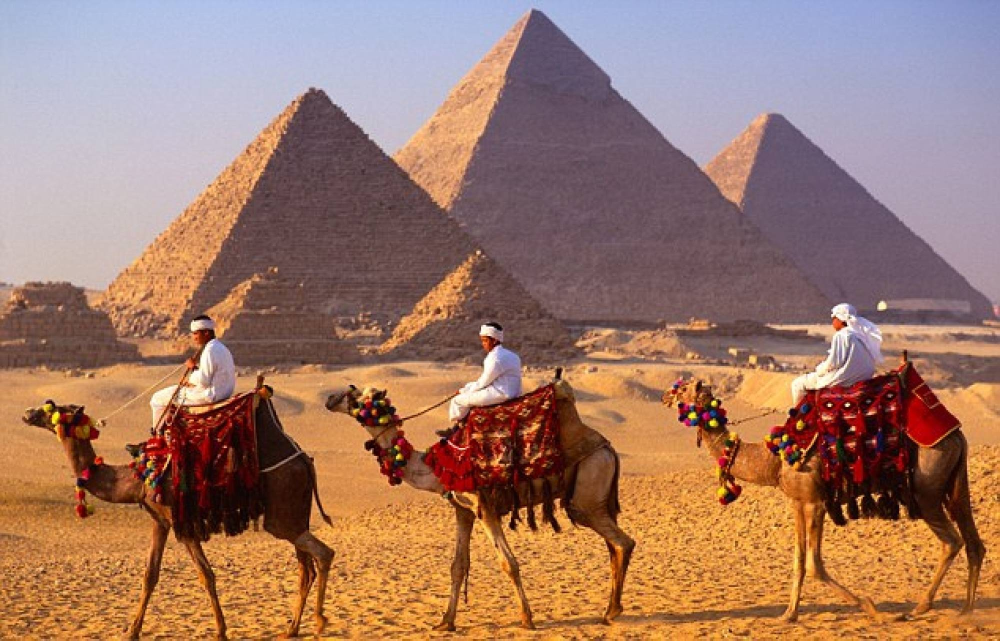
#> input picture yolo_ssd_rcnn_object_detection/1_rcnn/pyramid.jpg, 2000 x 1281 px (shown at 1/2 size)
$ python selective_search.py
#> lines starting #> are read from the running program, lines starting #| are printed output that depends on the picture; after the words box and inside, x2 and y2 are one past the last pixel; in counts of white or black regions, pixels touching at a corner belong together
import cv2
import random

image = cv2.imread("pyramid.jpg")
#> image is the input picture: shape (1281, 2000, 3); mean B, G, R 104.9, 121.1, 159.5
image = cv2.resize(image, dsize = (600,600))
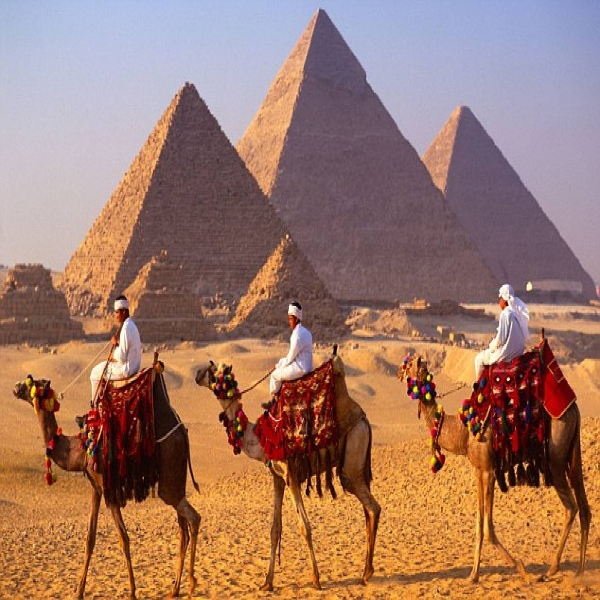
#> image: shape (600, 600, 3); mean B, G, R 104.8, 121, 159.4
cv2.imshow("image",image)

# ilklendir ss
ss = cv2.ximgproc.segmentation.createSelectiveSearchSegmentation()
ss.setBaseImage(image)
ss.switchToSelectiveSearchQuality()

print("start")
rects = ss.process()

output = image.copy()

for (x,y,w,h) in rects[:50]:
    color = [random.randint(0,255) for j in range(0,3)]
    cv2.rectangle(output, (x,y),(x+w,y+h),color,2)
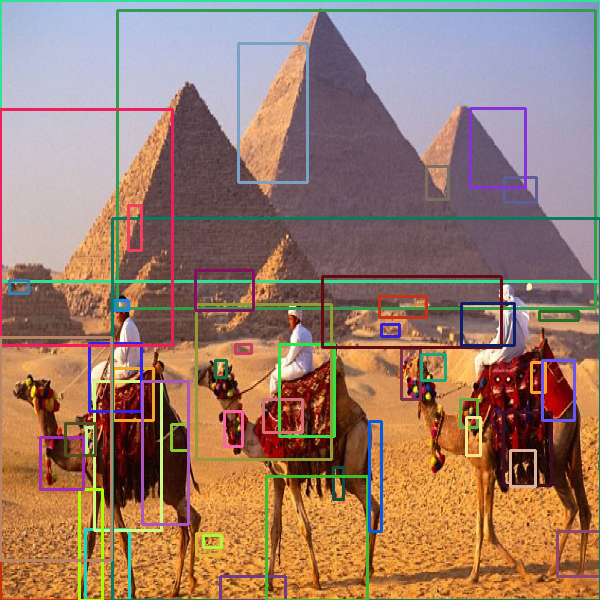
#> output: shape (600, 600, 3); 10.21% of pixels changed, all inside (x1, y1, x2, y2) = (0, 0, 600, 600)

cv2.imshow("output",output)
